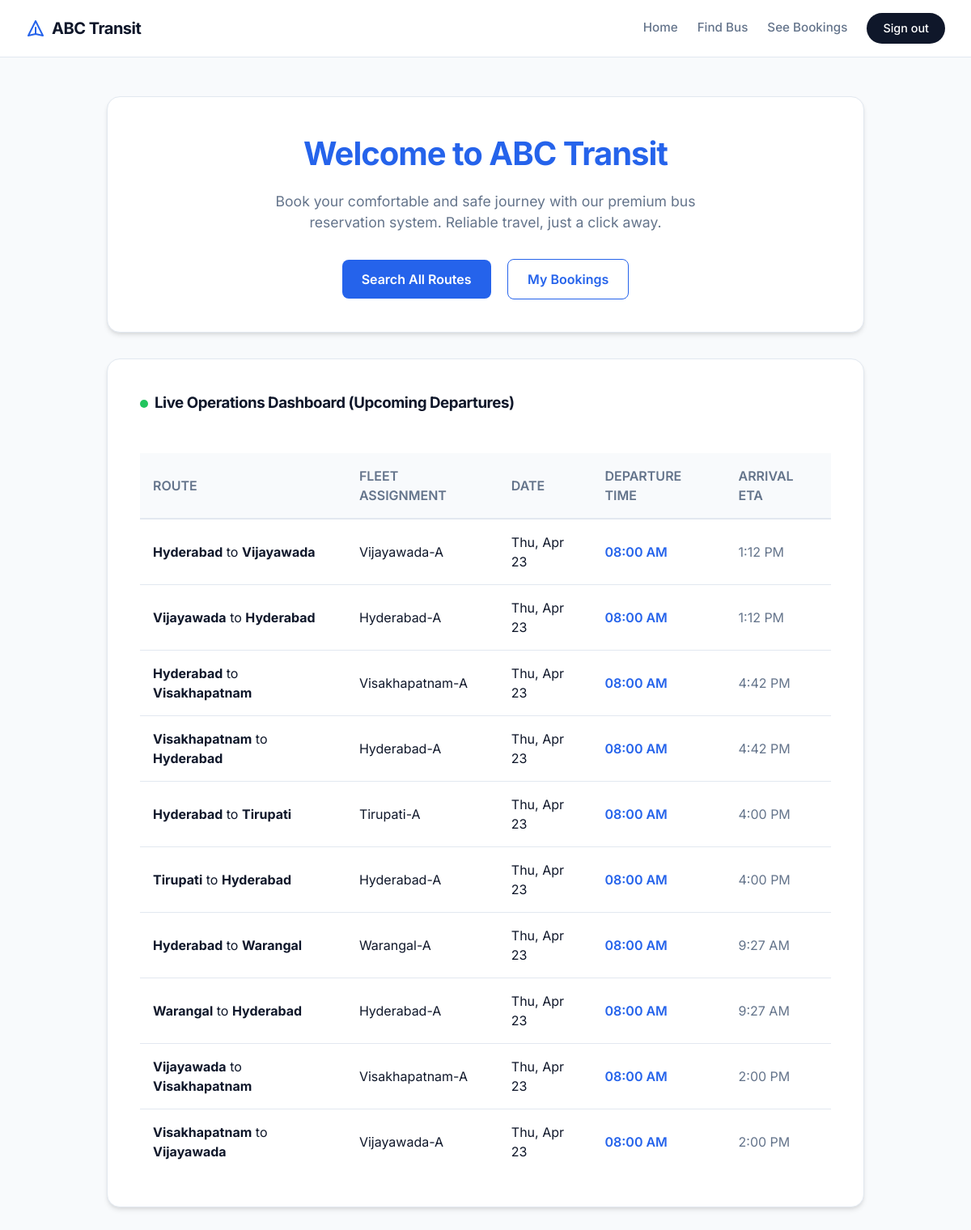
Screenshot of / (signed in) with the database file from the repository.
### myapp/models.py (models this page shows, shortened)
class Bus(models.Model):
    bus_name = models.CharField(max_length=30)
    source = models.CharField(max_length=30)
    dest = models.CharField(max_length=30)
    nos = models.PositiveIntegerField()
    rem = models.PositiveIntegerField()
    price = models.DecimalField(decimal_places=2, max_digits=6)
    date = models.DateField()
    time = models.TimeField()
    distance_km = models.FloatField(null=True, blank=True)
    travel_time_hrs = models.FloatField(null=True, blank=True)
    source_lat = models.FloatField(null=True, blank=True)
    source_lon = models.FloatField(null=True, blank=True)
    dest_lat = models.FloatField(null=True, blank=True)
    dest_lon = models.FloatField(null=True, blank=True)
    route_nodes = models.TextField(default="", blank=True)
    @property
    def arrival_datetime(self):
        if self.date and self.time and self.travel_time_hrs:
            dt = datetime.combine(self.date, self.time)
            return dt + timedelta(hours=self.travel_time_hrs)
        return None
    @property
    def arrival_time_str(self):
        arr = self.arrival_datetime
        if arr:
            return arr.strftime("%I:%M %p").lstrip('0')
        return "N/A"

### myapp/views.py (the view)
# urls.py: path('', views.home, name="home"),
def home(request):
    if request.user.is_authenticated:
        import datetime
        upcoming_buses = Bus.objects.filter(date__gte=datetime.date.today()).order_by('date', 'time')[:10]
        return render(request, 'myapp/home.html', {'upcoming_buses': upcoming_buses})
    else:
        return render(request, 'myapp/signin.html')

### myapp/templates/myapp/home.html (shortened to what this page needs)
{% extends 'myapp/base.html' %}
{% block content %}
<div class="card text-center fade-in" style="margin-bottom: 2rem;">
    <h1 style="color: var(--brand-color); font-size: 2.5rem; margin-bottom: 1rem;">Welcome to ABC Transit</h1>
    <p class="text-muted" style="font-size: 1.1rem; max-width: 600px; margin: 0 auto 2rem auto;">Book your comfortable and safe journey with our premium bus reservation system. Reliable travel, just a click away.</p>
    {% if request.user.is_active %}
        <a href="{% url 'findbus' %}" class="btn">Search All Routes</a>
        <a href="{% url 'seebookings' %}" class="btn" style="margin-left: 1rem; background-color: white; color: var(--brand-color); border: 1px solid var(--brand-color);">My Bookings</a>
    {% else %}
        <a href="{% url 'signup' %}" class="btn">Get Started</a>
        <a href="{% url 'signin' %}" class="btn btn-success" style="margin-left: 1rem;">Sign In</a>
    {% endif %}
</div>
{% if request.user.is_active and upcoming_buses %}
<div class="card fade-in">
    <h3 style="margin-bottom: 1.5rem;"><span style="display:inline-block; width:10px; height:10px; background-color: #22c55e; border-radius: 50%; margin-right: 8px; animation: pulse 2s infinite;"></span>Live Operations Dashboard (Upcoming Departures)</h3>
    <div style="overflow-x:auto;">
        <table class="table">
            <thead>
                <tr>
                    <th>ROUTE</th><th>FLEET ASSIGNMENT</th><th>DATE</th><th>DEPARTURE TIME</th><th>ARRIVAL ETA</th>
                </tr>
            </thead>
            <tbody>
                {% for bus in upcoming_buses %}
                <tr>
                    <td><strong>{{bus.source}}</strong> to <strong>{{bus.dest}}</strong></td>
                    <td>{{bus.bus_name}}</td>
                    <td>{{bus.date|date:"D, M d"}}</td>
                    <td style="color: var(--brand-color); font-weight: 600;">{{bus.time|time:"h:i A"}}</td>
                    <td class="text-muted">{{bus.arrival_time_str}}</td>
                </tr>
                {% endfor %}
            </tbody>
        </table>
    </div>
</div>
{% endif %}
{% endblock %}

### myapp/templates/myapp/base.html (shortened to what this page needs)
<!doctype html>
<html lang="en">
<head>
    <link rel="stylesheet" href="https://unpkg.com/leaflet@1.9.4/dist/leaflet.css"/>
</head>
<body>
    <nav class="navbar">
        <a class="navbar-brand" href="{% url 'home' %}">
            <svg width="24" height="24" fill="none" stroke="currentColor" viewBox="0 0 24 24" xmlns="http://www.w3.org/2000/svg"><path stroke-linecap="round" stroke-linejoin="round" stroke-width="2" d="M12 19l9 2-9-18-9 18 9-2zm0 0v-8"></path></svg>
            ABC Transit
        </a>
        <div class="nav-links">
            <a class="nav-link" href="{% url 'home' %}">Home</a>
            <a class="nav-link" href="{% url 'findbus' %}">Find Bus</a>
            <a class="nav-link" href="{% url 'seebookings' %}">See Bookings</a>
            {% if request.user.is_active %}
                <a class="nav-link nav-btn" href="{% url 'signout' %}">Sign out</a>
            {% else %}
                <a class="nav-link" href="{% url 'signin' %}">Sign In</a>
                <a class="nav-link nav-btn" href="{% url 'signup' %}">Sign Up</a>
            {% endif %}
        </div>
    </nav>
    <main class="container fade-in">
        {% block content %}
        {% endblock %}
    </main>
</body>
</html>

### myapp/templates/myapp/base.html (style rules this page uses)
:root { --bg-color: #f8fafc; --surface-color: #ffffff; --text-primary: #0f172a; --text-secondary: #64748b; --accent-color: #0f172a; --accent-hover: #334155; --brand-color: #2563eb; --border-color: #e2e8f0; --shadow-sm: 0 1px 2px 0 rgba(0, 0, 0, 0.05); --shadow-md: 0 4px 6px -1px rgba(0, 0, 0, 0.1), 0 2px 4px -1px rgba(0, 0, 0, 0.06); --shadow-lg: 0 10px 15px -3px rgba(0, 0, 0, 0.1), 0 4px 6px -2px rgba(0, 0, 0, 0.05); }
* { margin: 0; padding: 0; box-sizing: border-box; }
body { font-family: 'Inter', sans-serif; background-color: var(--bg-color); color: var(--text-primary); line-height: 1.5; min-height: 100vh; display: flex; flex-direction: column; }
.navbar { background-color: var(--surface-color); border-bottom: 1px solid var(--border-color); padding: 1rem 2rem; display: flex; justify-content: space-between; align-items: center; position: sticky; top: 0; z-index: 9999; }
.navbar-brand { font-size: 1.25rem; font-weight: 700; color: var(--text-primary); text-decoration: none; display: flex; align-items: center; gap: 0.5rem; letter-spacing: -0.025em; }
.navbar-brand svg { color: var(--brand-color); }
.nav-links { display: flex; gap: 1.5rem; align-items: center; }
.nav-link { color: var(--text-secondary); text-decoration: none; font-weight: 500; font-size: 0.95rem; transition: color 0.2s ease; }
.nav-btn { background-color: var(--accent-color); color: white; padding: 0.5rem 1.25rem; border-radius: 9999px; text-decoration: none; font-weight: 500; transition: all 0.2s; font-size: 0.9rem; }
.container { width: 100%; max-width: 1000px; margin: 0 auto; padding: 3rem 2rem; flex-grow: 1; }
.card { background: var(--surface-color); border-radius: 1rem; box-shadow: var(--shadow-md); padding: 2.5rem; border: 1px solid var(--border-color); margin-bottom: 2rem; transition: transform 0.2s, box-shadow 0.2s; }
.btn { display: inline-block; background-color: var(--brand-color); color: white; padding: 0.75rem 1.5rem; border-radius: 0.5rem; font-weight: 600; border: none; cursor: pointer; text-align: center; text-decoration: none; transition: all 0.2s; width: auto; min-width: 120px; }
h1, h2, h3 { color: var(--text-primary); margin-bottom: 1.5rem; font-weight: 700; letter-spacing: -0.025em; }
.text-center { text-align: center; }
.text-muted { color: var(--text-secondary); }
.table { width: 100%; border-collapse: separate; border-spacing: 0; margin-top: 1.5rem; }
.table th, .table td { padding: 1rem; text-align: left; border-bottom: 1px solid var(--border-color); }
.table th { font-weight: 600; color: var(--text-secondary); background: var(--bg-color); border-bottom: 2px solid var(--border-color); }
.table tr:last-child td { border-bottom: none; }
.fade-in { animation: fadeIn 0.4s ease-out; }

### rows the page displays
Bus: source "Hyderabad", dest "Vijayawada", bus_name "Vijayawada-A", date "Thu, Apr 23", time "08:00 AM", arrival_time_str "1:12 PM"
Bus: source "Vijayawada", dest "Hyderabad", bus_name "Hyderabad-A", date "Thu, Apr 23", time "08:00 AM", arrival_time_str "1:12 PM"
Bus: source "Hyderabad", dest "Visakhapatnam", bus_name "Visakhapatnam-A", date "Thu, Apr 23", time "08:00 AM", arrival_time_str "4:42 PM"
Bus: source "Visakhapatnam", dest "Hyderabad", bus_name "Hyderabad-A", date "Thu, Apr 23", time "08:00 AM", arrival_time_str "4:42 PM"
Bus: source "Hyderabad", dest "Tirupati", bus_name "Tirupati-A", date "Thu, Apr 23", time "08:00 AM", arrival_time_str "4:00 PM"
Bus: source "Tirupati", dest "Hyderabad", bus_name "Hyderabad-A", date "Thu, Apr 23", time "08:00 AM", arrival_time_str "4:00 PM"
Bus: source "Hyderabad", dest "Warangal", bus_name "Warangal-A", date "Thu, Apr 23", time "08:00 AM", arrival_time_str "9:27 AM"
Bus: source "Warangal", dest "Hyderabad", bus_name "Hyderabad-A", date "Thu, Apr 23", time "08:00 AM", arrival_time_str "9:27 AM"
Bus: source "Vijayawada", dest "Visakhapatnam", bus_name "Visakhapatnam-A", date "Thu, Apr 23", time "08:00 AM", arrival_time_str "2:00 PM"
Bus: source "Visakhapatnam", dest "Vijayawada", bus_name "Vijayawada-A", date "Thu, Apr 23", time "08:00 AM", arrival_time_str "2:00 PM"
